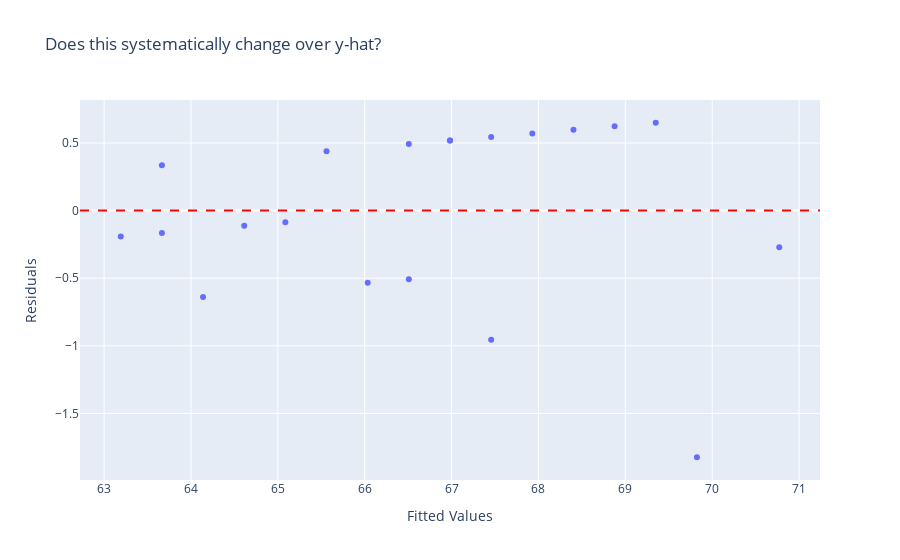

Notebook code for this chart:
### Code cell
# If *residuals* heights appear to systematically change over the range of y-hat, the "heteroskedasticity assumption" is implausible
residual_heteroskedasticity = px.scatter(x=data_fitted_model.fittedvalues, y=data_fitted_model.resid, 
                                         title="Does this systematically change over y-hat?")
residual_heteroskedasticity.update_layout(xaxis_title="Fitted Values", yaxis_title="Residuals")
residual_heteroskedasticity.add_hline(y=0, line_dash="dash", line_color="red")
residual_heteroskedasticity.show()

### Figure 1 — Plotly figure (JSON) as saved in the notebook; plotly's stock layout.template omitted (floating-point values rounded to 4 significant figures)
{"data": [{"hovertemplate": "x=%{x}<br>y=%{y}<extra></extra>", "legendgroup": "", "marker": {"color": "#636efa", "symbol": "circle"}, "mode": "markers", "name": "", "orientation": "v", "showlegend": false, "type": "scatter", "x": [69.82, 67.46, 65.09, 63.67, 63.19, 66.03, 66.51, 66.98, 67.46, 69.35, 70.77, 68.88, 64.14, 66.51, 67.93, 68.4, 65.56, 64.61, 66.98, 63.67], "xaxis": "x", "y": [-1.824, -0.9554, -0.08658, 0.3347, -0.1915, -0.5341, 0.4921, 0.5184, 0.5446, 0.6496, -0.2717, 0.6233, -0.6391, -0.5079, 0.5708, 0.5971, 0.4397, -0.1128, 0.5184, -0.1653], "yaxis": "y"}], "layout": {"legend": {"tracegroupgap": 0}, "shapes": [{"line": {"color": "red", "dash": "dash"}, "type": "line", "x0": 0, "x1": 1, "xref": "x domain", "y0": 0, "y1": 0, "yref": "y"}], "title": {"text": "Does this systematically change over y-hat?"}, "xaxis": {"anchor": "y", "domain": [0, 1], "title": {"text": "Fitted Values"}}, "yaxis": {"anchor": "x", "domain": [0, 1], "title": {"text": "Residuals"}}}}
